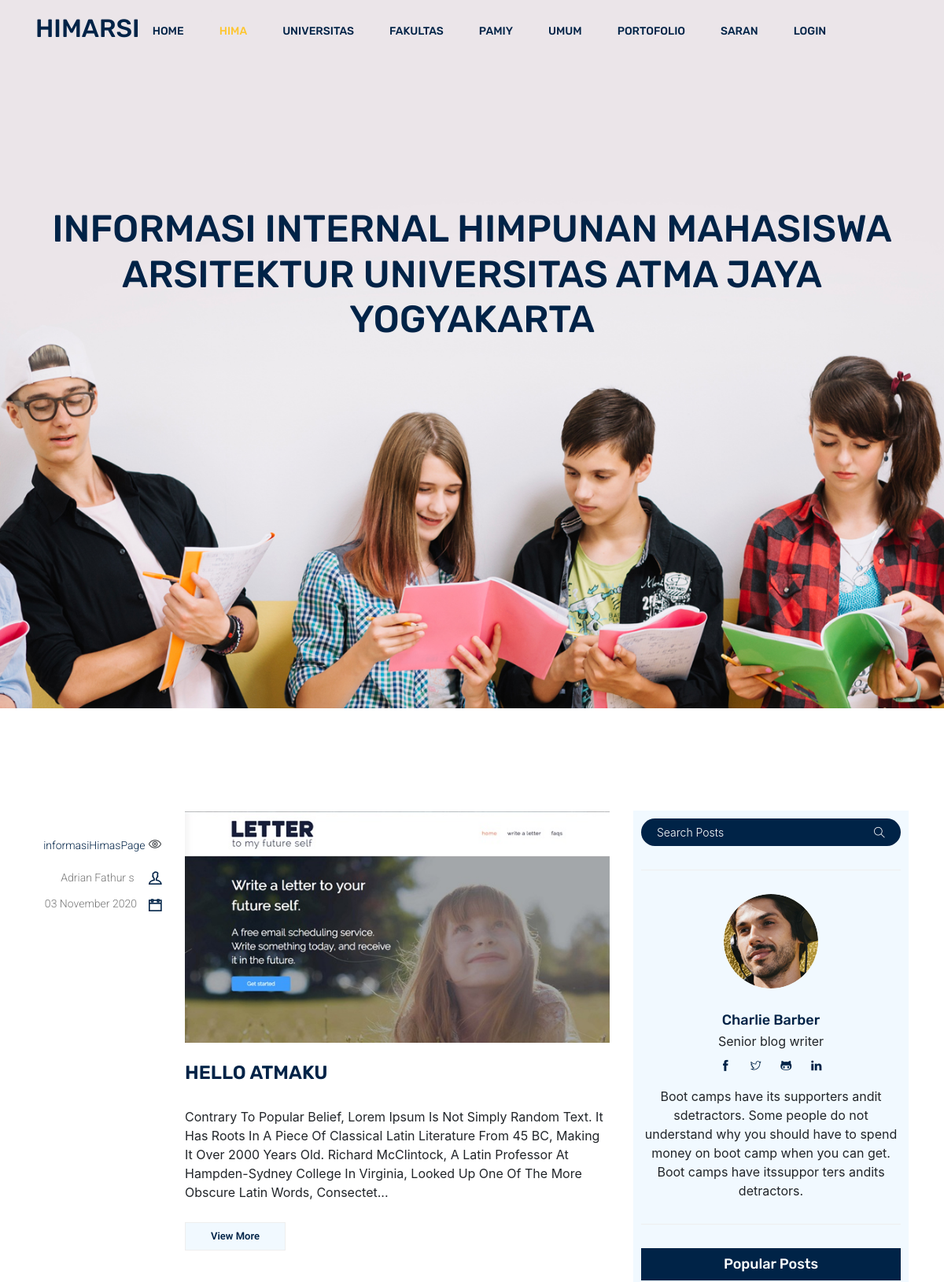
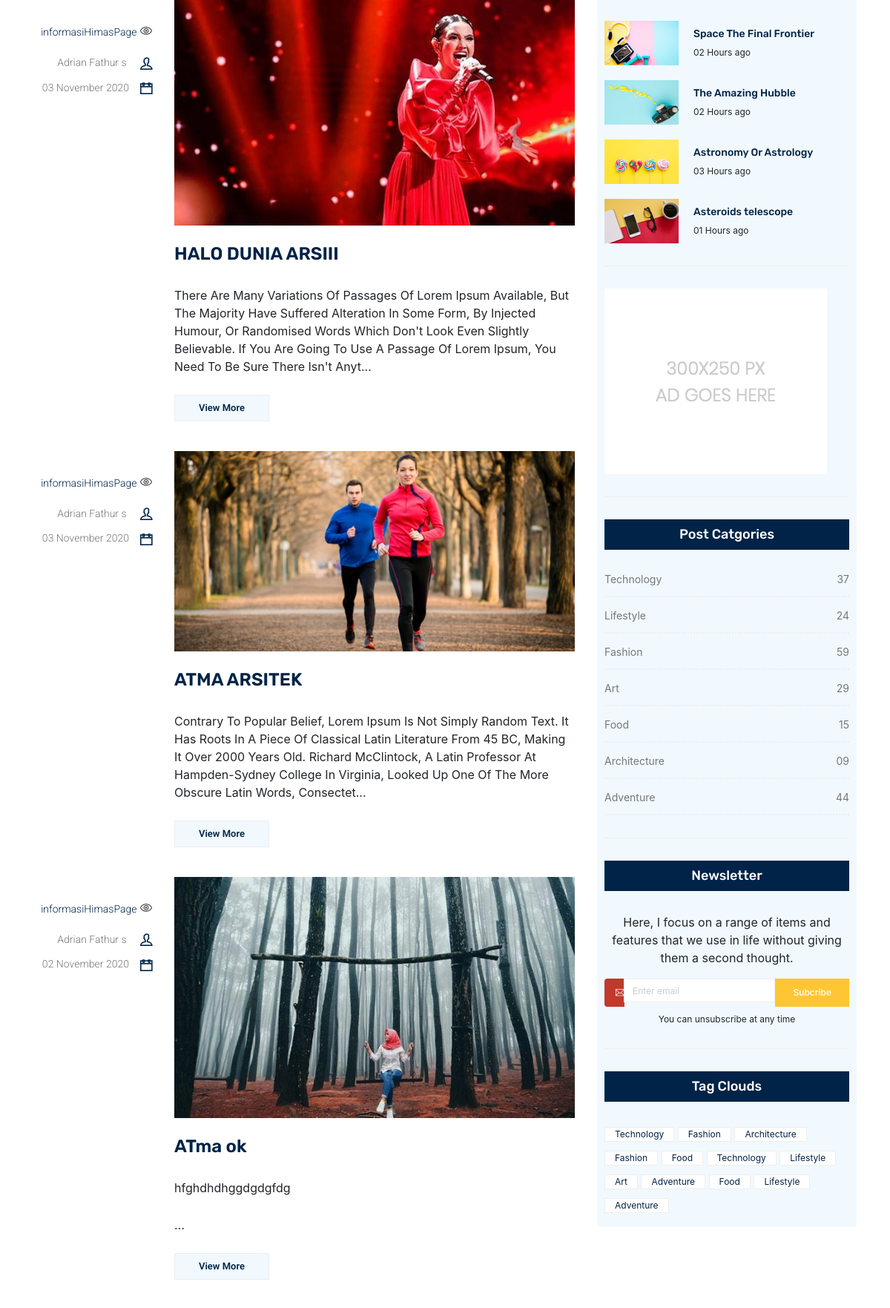
The app's page /index.php/informasi/informasi_hima (upper part) with its own data (2 pictures, top to bottom).
### tables this page shows
CREATE TABLE `informasi_hima` (
  `id_informasi_hima` int(11) NOT NULL,
  `judul_hima` varchar(256) NOT NULL,
  `nama_penulis` varchar(64) NOT NULL,
  `foto1_hima` text NOT NULL,
  `foto2_hima` text NOT NULL,
  `foto3_hima` text NOT NULL,
  `foto4_hima` text NOT NULL,
  `foto5_hima` text NOT NULL,
  `deskripsi_hima` text NOT NULL,
  `status` char(2) NOT NULL,
  `created_date` timestamp NOT NULL DEFAULT CURRENT_TIMESTAMP ON UPDATE CURRENT_TIMESTAMP
);

### application/views/template/vtemplate.php (called while the page is built, shortened)
<?php
    if(isset($header))
    {
        $this->load->view($header);
    }
    ?>
<?php
    if(isset($css))
    {
        $this->load->view($css);
    }
    ?>
<?php
    if(isset($content))
    {
        $this->load->view($content);
    }
    ?>

### application/controllers/Informasi.php (called while the page is built, shortened)
<?php
class Informasi extends CI_Controller
{
    public function __construct(){
        $this->load->model('Minformasi_hima');
        $this->load->model('Minformasi_universitas');
        $this->load->model('Minformasi_fakultas');
        $this->load->model('Minformasi_pamiy');
        $this->load->model("Makun");
    }
    function informasi_hima(){
        $this->load->library('pagination');
        $config['per_page'] = 10 ;
        $config['offset'] = $this->uri->segment(3);
        $data['Informasi'] = $this->Minformasi_hima->get_offset($config['per_page'], $config['offset'])->result();
        foreach ($data['Informasi'] as $key => $val) {
			if (!empty($val->created_date)) {
				$data['Informasi'][$key]->created_date	= $this->convert_date(date('Y-m-d', strtotime($val->created_date)));
			}
		}
        $data['type_akun'] = $this->session->userdata('type_akun');
		$data['id'] = $this->session->userdata('id');
        $data['username'] = $this->session->userdata('username');
        $data['fav'] = $this->Minformasi_hima->getFav($this->session->userdata('id'));
        $data['page'] = "informasiHimasPage";
        $data['header']="template/template_header.php";
        $data['css']="informasi/vinformasi_css.php";
        $data['js'] = 'informasi/vinformasi_js.php';
        $data['content']="informasi/vinformasi.php";
        $data['asidebar']="informasi/vasidebar_informasi.php";
        $data['footer']="template/template_footer.php";
        $this->load->view('template/vtemplate',$data);
    }
    private function convert_date($date) {
		$split_date			= explode("-", $date);
		$year				= $split_date[0];
		$month				= (int) $split_date[1];
		$day				= $split_date[2];
		if		($month == 1)	{ $month = "Januari"; }
		else if ($month == 2)	{ $month = "Februari"; }
		else if ($month == 3)	{ $month = "Maret"; }
		else if ($month == 4)	{ $month = "April"; }
		else if ($month == 5)	{ $month = "Mei"; }
		else if ($month == 6)	{ $month = "Juni"; }
		else if ($month == 7)	{ $month = "Juli"; }
		else if ($month == 8)	{ $month = "Agustus"; }
		else if ($month == 9)	{ $month = "September"; }
		else if ($month == 10)	{ $month = "Oktober"; }
		else if ($month == 11)	{ $month = "November"; }
		else if ($month == 12)	{ $month = "Desember"; }
		$final_convert = $day . " " . $month . " " . $year;
		return $final_convert;
	}
}
?>

### index.php (called while the page is built, shortened)
<?php
require_once BASEPATH.'core/CodeIgniter.php';

### application/models/Minformasi_hima.php (called while the page is built, shortened)
<?php
class Minformasi_hima extends CI_Model{
    function getFav($id){
        $this->db->where('fk_akun ', $id);
        $query = $this->db->get('favorite_hima');
        return $query->result();
    }
    public function get_offset($limit, $offset){
            $query = $this->db
                ->limit($limit, $offset)
                ->order_by('id_informasi_hima', 'DESC')
                ->where('status ', 1)
                ->get('informasi_hima');
            return $query;
    }
    public function get(){
        $this->db->where('status ', 1);
        $query = $this->db->get('informasi_hima');
        return $query;
    }
}

### application/views/informasi/vinformasi.php (the view, shortened to what this page needs)
<section class="home_banner_area">
  <div class="banner_inner">
    <div class="container">
      <div class="row">
        <div class="col-lg-12">
          <div class="banner_content text-center">
            <h2 class="text-uppercase mt-4 mb-5">
              Informasi Internal Himpunan Mahasiswa Arsitektur Universitas Atma Jaya Yogyakarta
            </h2>
          </div>
        </div>
      </div>
    </div>
  </div>
</section>
<section class="blog_area section_gap">
    <div class="container">
        <div class="row">
            <div class="col-lg-8">
                <div class="blog_left_sidebar">
                <div class="col-md">
                </div>
                    <?php foreach($Informasi as $informasi) :     ?>
                    <article class="row blog_item">
                        <div class="col-md-3">
                            <div class="blog_info text-right">
                                <div class="post_tag">
                                <a href="#"><?php echo $page; ?></a> <i class="ti-eye"></i>
                                </div>
                                <ul class="blog_meta list">
                                    <li><a href="#"><?php echo $informasi->nama_penulis; ?> <i class="ti-user"></i></a></li>
                                    <li><a href="#"><?php echo $informasi->created_date; ?><i class="ti-calendar"></i></a></li>
                                </ul>
                            </div>
                        </div>
                        <div class="col-md-9">
                            <div class="blog_post">
                                <center><img src="<?php echo base_url('assets/img/informasiHima/').$informasi->foto1_hima?>" style="width: 100%; max-height: 450px;" alt=""></center>
                                <div class="blog_details">
                                    <a href="<?php echo base_url('Informasi/informasi_detail/').$informasi->id_informasi_hima ;?>">
                                        <h2><?php echo $informasi->judul_hima; ?></h2>
                                    </a>
                                    <p><?php echo UCWORDS(substr($informasi->deskripsi_hima, 0, 300)) . '...'; ?></p>
                                    <a href="<?php echo base_url('Informasi/informasi_detail/').$informasi->id_informasi_hima ;?>" class="blog_btn">View More</a>
                                </div>
                            </div>
                        </div>
                    </article>
                    <?php endforeach; ?>
                </div>
            </div>
        </div>
    </div>
</section>

### assets/css/login.css (style rules this page uses)
body, html { margin: 0; padding: 0; height: 100%; background: #f3f5f700 !important; }

### records on screen
informasi_hima: nama_penulis "Adrian Fathur s", created_date "03 November 2020", foto1_hima (picture), judul_hima "HELLO ATMAKU", deskripsi_hima "Contrary To Popular Belief, Lorem Ipsum Is Not Simply Random Text. It Has Roots In A Piece Of Classical Latin Literature From 45 BC, Making It Over 2000 Years Old. Richard McClintock, A Latin Professor At Hampden-Sydney College In Virginia, Looked Up One Of The More Obscure Latin Words, Consectet"
informasi_hima: nama_penulis "Adrian Fathur s", created_date "03 November 2020", foto1_hima (picture), judul_hima "HALO DUNIA ARSIII", deskripsi_hima "There Are Many Variations Of Passages Of Lorem Ipsum Available, But The Majority Have Suffered Alteration In Some Form, By Injected Humour, Or Randomised Words Which Don't Look Even Slightly Believable. If You Are Going To Use A Passage Of Lorem Ipsum, You Need To Be Sure There Isn't Anyt"
informasi_hima: nama_penulis "Adrian Fathur s", created_date "03 November 2020", foto1_hima (picture), judul_hima "ATMA ARSITEK", deskripsi_hima "Contrary To Popular Belief, Lorem Ipsum Is Not Simply Random Text. It Has Roots In A Piece Of Classical Latin Literature From 45 BC, Making It Over 2000 Years Old. Richard McClintock, A Latin Professor At Hampden-Sydney College In Virginia, Looked Up One Of The More Obscure Latin Words, Consectet"
informasi_hima: nama_penulis "Adrian Fathur s", created_date "02 November 2020", foto1_hima (picture), judul_hima "ATma ok", deskripsi_hima "hfghdhdhggdgdgfdg"
